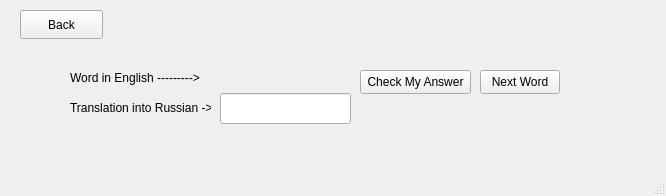
<?xml version="1.0" encoding="UTF-8"?>
<ui version="4.0">
 <class>LimitedWordsTest</class>
 <widget class="QMainWindow" name="LimitedWordsTest">
  <property name="geometry">
   <rect>
    <x>0</x>
    <y>0</y>
    <width>666</width>
    <height>196</height>
   </rect>
  </property>
  <property name="windowTitle">
   <string>Limited Words Test</string>
  </property>
  <widget class="QWidget" name="centralwidget">
   <widget class="QLineEdit" name="rusWordField">
    <property name="geometry">
     <rect>
      <x>220</x>
      <y>93</y>
      <width>131</width>
      <height>31</height>
     </rect>
    </property>
    <property name="text">
     <string/>
    </property>
   </widget>
   <widget class="QPushButton" name="backButton">
    <property name="geometry">
     <rect>
      <x>20</x>
      <y>10</y>
      <width>83</width>
      <height>29</height>
     </rect>
    </property>
    <property name="text">
     <string>Back</string>
    </property>
   </widget>
   <widget class="QLabel" name="correctAnswerLabel">
    <property name="geometry">
     <rect>
      <x>510</x>
      <y>100</y>
      <width>121</width>
      <height>16</height>
     </rect>
    </property>
    <property name="text">
     <string/>
    </property>
   </widget>
   <widget class="QLabel" name="label">
    <property name="geometry">
     <rect>
      <x>70</x>
      <y>70</y>
      <width>141</width>
      <height>16</height>
     </rect>
    </property>
    <property name="text">
     <string>Word in English ---------&gt;</string>
    </property>
   </widget>
   <widget class="QLabel" name="correctOrWrongLabel">
    <property name="geometry">
     <rect>
      <x>370</x>
      <y>100</y>
      <width>141</width>
      <height>16</height>
     </rect>
    </property>
    <property name="text">
     <string/>
    </property>
   </widget>
   <widget class="QPushButton" name="nextButton">
    <property name="geometry">
     <rect>
      <x>480</x>
      <y>70</y>
      <width>80</width>
      <height>24</height>
     </rect>
    </property>
    <property name="text">
     <string>Next Word</string>
    </property>
   </widget>
   <widget class="QPushButton" name="checkButton">
    <property name="geometry">
     <rect>
      <x>360</x>
      <y>70</y>
      <width>111</width>
      <height>24</height>
     </rect>
    </property>
    <property name="text">
     <string>Check My Answer</string>
    </property>
   </widget>
   <widget class="QLabel" name="label_2">
    <property name="geometry">
     <rect>
      <x>70</x>
      <y>100</y>
      <width>141</width>
      <height>16</height>
     </rect>
    </property>
    <property name="text">
     <string>Translation into Russian -&gt;</string>
    </property>
   </widget>
   <widget class="QLabel" name="engWordLabel">
    <property name="geometry">
     <rect>
      <x>220</x>
      <y>70</y>
      <width>131</width>
      <height>16</height>
     </rect>
    </property>
    <property name="text">
     <string/>
    </property>
   </widget>
  </widget>
  <widget class="QStatusBar" name="statusbar"/>
 </widget>
 <resources/>
 <connections/>
</ui>
